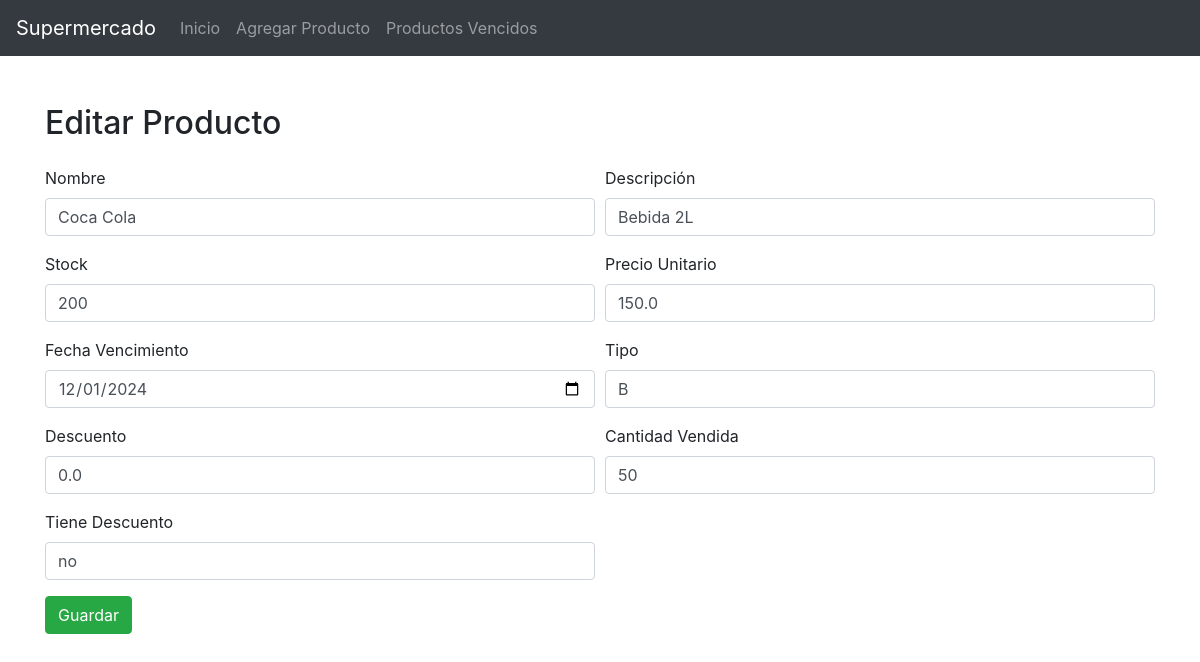
/editar/02, run on the app's committed database.
### tables this page shows
CREATE TABLE super (
    codigo TEXT PRIMARY KEY,      -- El código del producto, se usa como clave primaria (único)
    nombre TEXT NOT NULL,          -- Nombre del producto (texto)
    descripcion TEXT,              -- Descripción del producto (texto)
    stock INTEGER NOT NULL,        -- Cantidad en stock (número entero)
    precio_unitario REAL NOT NULL, -- Precio unitario (número decimal)
    fecha_vencimiento TEXT,        -- Fecha de vencimiento (como texto, formato dd/mm/yyyy)
    tipo CHAR(1),                  -- Tipo de producto (1 carácter, por ejemplo, 'L', 'V')
    descuento REAL                 -- Porcentaje de descuento (decimal, por ejemplo, 0.10 para 10%)
, cantidad_vendida INTEGER DEFAULT 0, tiene_descuento TEXT DEFAULT 'no');

### app.py (the view, shortened to what this page needs)
@app.route('/editar/<codigo>', methods=('GET', 'POST'))
def editar(codigo):
    conn = get_db_connection()
    cursor = conn.cursor()
    cursor.execute("SELECT * FROM super WHERE codigo = ?", (codigo,))
    producto = cursor.fetchone()
    conn.close()
    return render_template('editar.html', producto=dict(producto))

### app.py (called while the page is built)
def get_db_connection():
    conn = sqlite3.connect('supermercadoFinal.db')  # Asegúrate de que este es el nombre correcto de tu base de datos
    conn.row_factory = sqlite3.Row
    return conn

### templates/editar.html (shortened to what this page needs)
<!DOCTYPE html>
<html lang="en">
<head>
    <link href="https://stackpath.bootstrapcdn.com/bootstrap/4.5.2/css/bootstrap.min.css" rel="stylesheet">
</head>
<body>
    <nav class="navbar navbar-expand-lg navbar-dark bg-dark">
        <a class="navbar-brand" href="#">Supermercado</a>
        <div class="collapse navbar-collapse" id="navbarNav">
            <ul class="navbar-nav">
                <li class="nav-item">
                    <a class="nav-link" href="/">Inicio</a>
                </li>
                <li class="nav-item">
                    <a class="nav-link" href="/agregar">Agregar Producto</a>
                </li>
                <li class="nav-item">
                    <a class="nav-link" href="/productos_vencidos">Productos Vencidos</a>
                </li>
            </ul>
        </div>
    </nav>
    <div class="container mt-5">
        <h2 class="mb-4">Editar Producto</h2>
        <form action="/editar/{{ producto.codigo }}" method="post" class="mt-3">
            <div class="form-row">
                <div class="form-group col-md-6">
                    <label for="nombre">Nombre</label>
                    <input type="text" class="form-control" id="nombre" name="nombre" value="{{ producto.nombre }}" required>
                </div>
                <div class="form-group col-md-6">
                    <label for="descripcion">Descripción</label>
                    <input type="text" class="form-control" id="descripcion" name="descripcion" value="{{ producto.descripcion }}">
                </div>
            </div>
            <div class="form-row">
                <div class="form-group col-md-6">
                    <label for="stock">Stock</label>
                    <input type="number" class="form-control" id="stock" name="stock" value="{{ producto.stock }}" required>
                </div>
                <div class="form-group col-md-6">
                    <label for="precio_unitario">Precio Unitario</label>
                    <input type="number" step="0.01" class="form-control" id="precio_unitario" name="precio_unitario" value="{{ producto.precio_unitario }}" required>
                </div>
            </div>
            <div class="form-row">
                <div class="form-group col-md-6">
                    <label for="fecha_vencimiento">Fecha Vencimiento</label>
                    <input type="date" class="form-control" id="fecha_vencimiento" name="fecha_vencimiento" value="{{ producto.fecha_vencimiento }}">
                </div>
                <div class="form-group col-md-6">
                    <label for="tipo">Tipo</label>
                    <input type="text" class="form-control" id="tipo" name="tipo" value="{{ producto.tipo }}">
                </div>
            </div>
            <div class="form-row">
                <div class="form-group col-md-6">
                    <label for="descuento">Descuento</label>
                    <input type="number" step="0.01" class="form-control" id="descuento" name="descuento" value="{{ producto.descuento }}">
                </div>
                <div class="form-group col-md-6">
                    <label for="cantidad_vendida">Cantidad Vendida</label>
                    <input type="number" class="form-control" id="cantidad_vendida" name="cantidad_vendida" value="{{ producto.cantidad_vendida }}">
                </div>
            </div>
            <div class="form-row">
                <div class="form-group col-md-6">
                    <label for="tiene_descuento">Tiene Descuento</label>
                    <input type="text" class="form-control" id="tiene_descuento" name="tiene_descuento" value="{{ producto.tiene_descuento }}">
                </div>
            </div>
            <button type="submit" class="btn btn-success">Guardar</button>
        </form>
    </div>
</body>
</html>

### data on the page
super: nombre "Coca Cola", descripcion "Bebida 2L", stock "200", precio_unitario "150.0", fecha_vencimiento "12/01/2024", tipo "B", descuento "0.0", cantidad_vendida "50", tiene_descuento "no"
